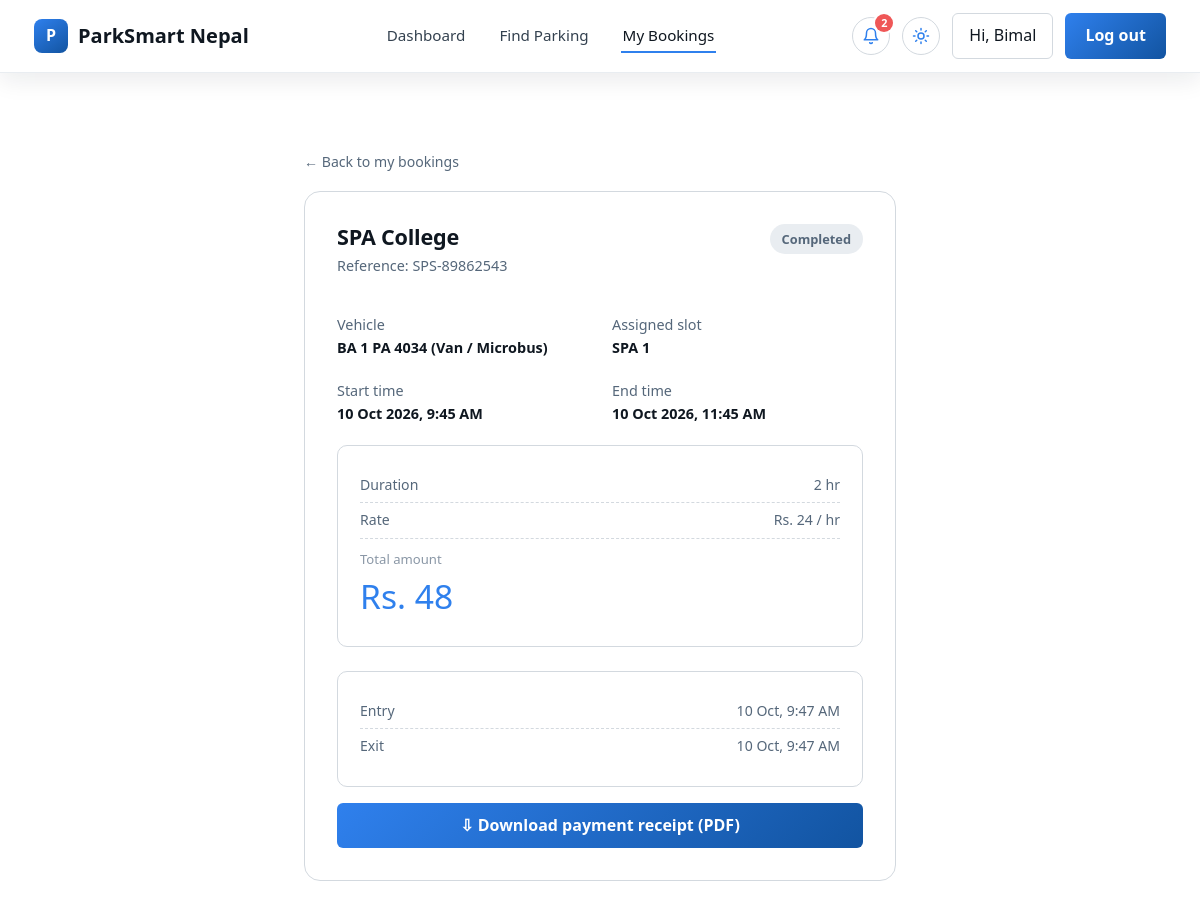
The app's page /bookings/SPS-89862543/ (signed in) with its own data.
### reservations/models.py (models this page shows, shortened)
class Reservation(models.Model):
    STATUS_CHOICES = [
        ("pending_payment", "Pending Payment"),
        ("confirmed", "Confirmed"),
        ("overstay", "Overstay"),
        ("completed", "Completed"),
        ("no_show", "No Show"),
        ("cancelled", "Cancelled"),
    ]
    reference = models.CharField(max_length=20, unique=True, editable=False)
    user = models.ForeignKey(settings.AUTH_USER_MODEL, on_delete=models.CASCADE, related_name="reservations")
    lot = models.ForeignKey(ParkingLot, on_delete=models.CASCADE, related_name="reservations")
    slot = models.ForeignKey(ParkingSlot, on_delete=models.SET_NULL, null=True, related_name="reservations")
    vehicle_type = models.CharField(max_length=10, choices=ParkingSlot.VEHICLE_CHOICES)
    vehicle_number = models.CharField(max_length=20)
    start_time = models.DateTimeField()
    end_time = models.DateTimeField()
    hourly_rate = models.PositiveIntegerField()
    total_amount = models.PositiveIntegerField()
    status = models.CharField(max_length=20, choices=STATUS_CHOICES, default="pending_payment")
    created_at = models.DateTimeField(auto_now_add=True)
    actual_entry_time = models.DateTimeField(null=True, blank=True)
    actual_exit_time = models.DateTimeField(null=True, blank=True)
    overstay_minutes = models.PositiveIntegerField(default=0)
    fine_amount = models.PositiveIntegerField(default=0)
    fine_paid = models.BooleanField(default=False)
    fine_paid_at = models.DateTimeField(null=True, blank=True)
    expiry_warning_sent = models.BooleanField(default=False)
    overstay_notified = models.BooleanField(default=False)
    class Meta:
        ordering = ["-created_at"]
    @property
    def duration_hours(self):
        seconds = (self.end_time - self.start_time).total_seconds()
        return max(1, round(seconds / 3600))
    @property
    def fine_due(self):
        return self.fine_amount > 0 and not self.fine_paid

### parking/models.py (models this page shows, shortened)
class ParkingLot(models.Model):
    CITY_CHOICES = [
        ("Dhangadhi", "Dhangadhi"),
        ("Kathmandu", "Kathmandu"),
        ("Lalitpur", "Lalitpur"),
        ("Bhaktapur", "Bhaktapur"),
    ]
    name = models.CharField(max_length=120)
    slug = models.SlugField(max_length=140, unique=True)
    city = models.CharField(max_length=20, choices=CITY_CHOICES)
    address = models.CharField(max_length=255)
    description = models.TextField(blank=True)
    latitude = models.DecimalField(max_digits=9, decimal_places=6)
    longitude = models.DecimalField(max_digits=9, decimal_places=6)
    image = models.ImageField(upload_to="lots/", blank=True, null=True)
    hourly_rate_bike = models.PositiveIntegerField(default=20, help_text="NPR per hour")
    hourly_rate_car = models.PositiveIntegerField(default=50, help_text="NPR per hour")
    opening_time = models.TimeField(default="06:00")
    closing_time = models.TimeField(default="22:00")
    is_24_hours = models.BooleanField(default=False)
    has_cctv = models.BooleanField(default=True)
    has_covered_parking = models.BooleanField(default=False)
    has_ev_charging = models.BooleanField(default=False)
    is_active = models.BooleanField(default=True)
    created_at = models.DateTimeField(auto_now_add=True)
    class Meta:
        ordering = ["name"]

class ParkingSlot(models.Model):
    VEHICLE_CHOICES = [
        ("bike", "Bike / Scooter"),
        ("car", "Car"),
        ("suv", "SUV / Jeep"),
        ("van", "Van / Microbus"),
        ("truck", "Pickup / Truck"),
    ]
    STATUS_CHOICES = [
        ("available", "Available"),
        ("occupied", "Occupied"),
        ("reserved", "Reserved"),
        ("maintenance", "Under Maintenance"),
        ("reserved", "Reserved"),
        ("overstay", "Overstay"),          # <-- add this line
        ("maintenance", "Under Maintenance"),
    ]
    SLOT_TYPE_CHOICES = [
        ('regular', 'Regular'),
        ('vip', 'VIP'),
        ('emergency', 'Emergency'),
    ]
    slot_type = models.CharField(
        max_length=20,
        choices=SLOT_TYPE_CHOICES,
        default='regular'
    )
    lot = models.ForeignKey(ParkingLot, on_delete=models.CASCADE, related_name="slots")
    slot_number = models.CharField(max_length=10, help_text="e.g. A1, B12")
    vehicle_type = models.CharField(max_length=10, choices=VEHICLE_CHOICES, default="car")
    floor = models.CharField(max_length=20, default="Ground")
    status = models.CharField(max_length=12, choices=STATUS_CHOICES, default="available")
    class Meta:
        ordering = ["lot", "floor", "slot_number"]
        unique_together = ("lot", "slot_number")

### reservations/views.py (the view)
# urls.py: path("<str:reference>/", views.reservation_detail, name="detail"),
@login_required
def reservation_detail(request, reference):
    run_overstay_check(user=request.user)
    reservation = get_object_or_404(Reservation, reference=reference, user=request.user)
    return render(request, "reservations/detail.html", {"reservation": reservation})

### pages/context_processors.py (called while the page is built)
def site_settings(request):
    return {"site": settings.SPS_SETTINGS}

### reservations/context_processors.py (called while the page is built)
def notifications(request):
    user = getattr(request, "user", None)
    if user is None or not user.is_authenticated or request.path.startswith("/admin/"):
        return {}
    session = getattr(request, "session", None)
    if session is not None:
        now = time.time()
        if now - session.get("sps_overstay_check_ts", 0) > CHECK_EVERY_SECONDS:
            try:
                run_overstay_check(user=user)
            except Exception:  # never break a page because of the bell
                pass
            session["sps_overstay_check_ts"] = now
    qs = Notification.objects.filter(user=user)
    return {
        "nav_unread_count": qs.filter(is_read=False).count(),
        "nav_notifications": list(qs[:8]),
    }

### reservations/models.py (called while the page is built)
    @property
    def time_ago(self):
        text = timesince(self.created_at)
        return "just now" if text.split()[0] == "0" else f"{text} ago"

### reservations/services.py (called while the page is built, shortened)
def run_overstay_check(user=None):
    cfg = settings.SPS_SETTINGS
    now = timezone.now()
    grace = timedelta(minutes=cfg["OVERSTAY_GRACE_MINUTES"])
    warn = timedelta(minutes=cfg["EXPIRY_WARNING_MINUTES"])
    with transaction.atomic():
        qs = Reservation.objects.select_for_update().select_related("slot", "user")
        if user is not None:
            qs = qs.filter(user=user)
        for r in qs.filter(
            status="confirmed", actual_entry_time__isnull=False, actual_exit_time__isnull=True,
            end_time__lt=now - grace,
        ):
            r.status = "overstay"
            r.save(update_fields=["status"])
            if r.slot:
                r.slot.status = "overstay"
                r.slot.save(update_fields=["status"])

### reservations/templates/reservations/detail.html (shortened to what this page needs)
{% extends "base.html" %} {% block title %}Booking {{ reservation.reference }} — {{ site.SITE_NAME }}{% endblock %} {% block content %}
<section class="section">
  <div class="container-sps" style="max-width: 640px">
    <a
      href="{% url 'reservations:my_bookings' %}"
      style="color: var(--ink-600); font-size: 0.88rem"
      >&larr; Back to my bookings</a
    >
    <div class="sps-card mt-3">
      <div
        style="
          display: flex;
          justify-content: space-between;
          align-items: flex-start;
          margin-bottom: 20px;
        "
      >
        <div>
          <h2 style="font-size: 1.35rem; margin-bottom: 4px">
            {{ reservation.lot.name }}
          </h2>
          <p style="color: var(--ink-600); font-size: 0.9rem">
            Reference: {{ reservation.reference }}
          </p>
        </div>
        {% if reservation.status == "pending_payment" %}
        <span class="badge-status badge-pending">Pending payment</span>
        {% elif reservation.status == "confirmed" %}
        <span class="badge-status badge-confirmed">Confirmed</span>
        {% elif reservation.status == "overstay" %}
        <span class="badge-status badge-overstay">Overstay</span>
        {% elif reservation.status == "completed" %}
        <span class="badge-status badge-completed">Completed</span>
        {% elif reservation.status == "no_show" %}
        <span class="badge-status badge-no_show">No Show</span>
        {% else %}
        <span class="badge-status badge-cancelled">Cancelled</span>
        {% endif %}
      </div>
      <div class="row" style="margin-bottom: 20px">
        <div class="col-6" style="font-size: 0.9rem">
          <div style="color: var(--ink-600)">Vehicle</div>
          <div style="font-weight: 600">
            {{ reservation.vehicle_number }} ({{ reservation.get_vehicle_type_display }})
          </div>
        </div>
        <div class="col-6" style="font-size: 0.9rem">
          <div style="color: var(--ink-600)">Assigned slot</div>
          <div style="font-weight: 600">
            {{ reservation.slot.slot_number|default:"Not assigned" }}
          </div>
        </div>
      </div>
      <div class="row" style="margin-bottom: 20px">
        <div class="col-6" style="font-size: 0.9rem">
          <div style="color: var(--ink-600)">Start time</div>
          <div style="font-weight: 600">
            {{ reservation.start_time|date:"d M Y, g:i A" }}
          </div>
        </div>
        <div class="col-6" style="font-size: 0.9rem">
          <div style="color: var(--ink-600)">End time</div>
          <div style="font-weight: 600">
            {{ reservation.end_time|date:"d M Y, g:i A" }}
          </div>
        </div>
      </div>
      <div class="price-readout mb-4">
        <div class="row-line">
          <span>Duration</span><span>{{ reservation.duration_hours }} hr</span>
        </div>
        <div class="row-line">
          <span>Rate</span><span>Rs. {{ reservation.hourly_rate }} / hr</span>
        </div>
        <div
          style="margin-top: 10px; font-size: 0.82rem; color: var(--ink-400)"
        >
          Total amount
        </div>
        <div class="amount">Rs. {{ reservation.total_amount }}</div>
      </div>
      {% if reservation.status == "pending_payment" %}
      <a
        href="{% url 'payments:choose' reservation.reference %}"
        class="btn-sps-amber btn-block-amber mb-3"
        >Complete payment</a
      >
      <form
        method="post"
        action="{% url 'reservations:cancel' reservation.reference %}"
      >
        {% csrf_token %}
        <button type="submit" class="btn-sps-outline btn-block-amber">
          Cancel reservation
        </button>
      </form>
      {% elif reservation.status == "completed" %}
      <div class="price-readout mb-3">
        {% if reservation.actual_entry_time %}
        <div class="row-line"><span>Entry</span><span>{{ reservation.actual_entry_time|date:"d M, g:i A" }}</span></div>
        {% endif %}
        <div class="row-line"><span>Exit</span><span>{{ reservation.actual_exit_time|date:"d M, g:i A" }}</span></div>
      </div>
      {% if reservation.payment.status == "success" %}
      <a
        href="{% url 'payments:receipt_pdf' reservation.reference %}"
        class="btn-sps-amber btn-block-amber"
      >
        &#8681; Download payment receipt (PDF)
      </a>
      {% endif %}
      {% endif %}
    </div>
  </div>
</section>
{% endblock %}

### templates/base.html (shortened to what this page needs)
{% load static %}
<!doctype html>
<html lang="en">
  <head>
    <link
      rel="stylesheet"
      href="https://cdn.jsdelivr.net/npm/bootstrap@5.3.3/dist/css/bootstrap.min.css"
    />
    <link rel="stylesheet" href="{% static 'css/style.css' %}" />
  </head>
  <body>
    <nav class="sps-navbar">
      <div class="container-sps">
        <a href="{% url 'pages:home' %}" class="sps-brand">
          <span class="mark">P</span>
          {{ site.SITE_NAME }}
        </a>
        <ul class="sps-nav-links">
          {% if user.is_authenticated %}
          <li>
            <a
              href="{% url 'pages:dashboard' %}"
              class="{% if request.resolver_match.view_name == 'pages:dashboard' %}active{% endif %}"
              >Dashboard</a
            >
          </li>
          <li>
            <a
              href="{% url 'parking:lot_list' %}"
              class="{% if 'parking' in request.resolver_match.namespace|default:'' %}active{% endif %}"
              >Find Parking</a
            >
          </li>
          <li>
            <a
              href="{% url 'reservations:my_bookings' %}"
              class="{% if 'reservations' in request.resolver_match.namespace|default:'' %}active{% endif %}"
              >My Bookings</a
            >
          </li>
          {% endif %}
        </ul>
        <div class="sps-nav-actions">
          {% include "reservations/notification_bell.html" %}
          <button
            type="button"
            class="theme-toggle"
            data-theme-toggle
            aria-label="Switch to dark theme"
            aria-pressed="false"
            title="Switch theme"
          >
          </button>
          {% if user.is_authenticated %}
          <a
            href="{% url 'accounts:profile' %}"
            class="btn-sps-outline"
            style="padding: 9px 16px"
            >Hi, {{ user.first_name|default:user.username }}</a
          >
          <button
            type="button"
            class="btn-sps-amber"
            data-bs-toggle="modal"
            data-bs-target="#logoutModal"
          >
            Log out
          </button>
          {% endif %}
        </div>
      </div>
    </nav>
    <main>{% block content %}{% endblock %}</main>
  </body>
</html>

### records on screen
Reservation: lot.name "SPA College", reference "SPS-89862543", vehicle_number "BA 1 PA 4034", vehicle_type "Van / Microbus", slot.slot_number "SPA 1", start_time "10 Oct 2026, 9:45 AM", end_time "10 Oct 2026, 11:45 AM", duration_hours "2", hourly_rate "24", total_amount "48", actual_entry_time "10 Oct, 9:47 AM", actual_exit_time "10 Oct, 9:47 AM"

### other values on screen
{{ site.SITE_NAME }} "ParkSmart Nepal"
{{ nav_unread_count }} "2"
{{ user.first_name|default:user.username }} "Bimal"
